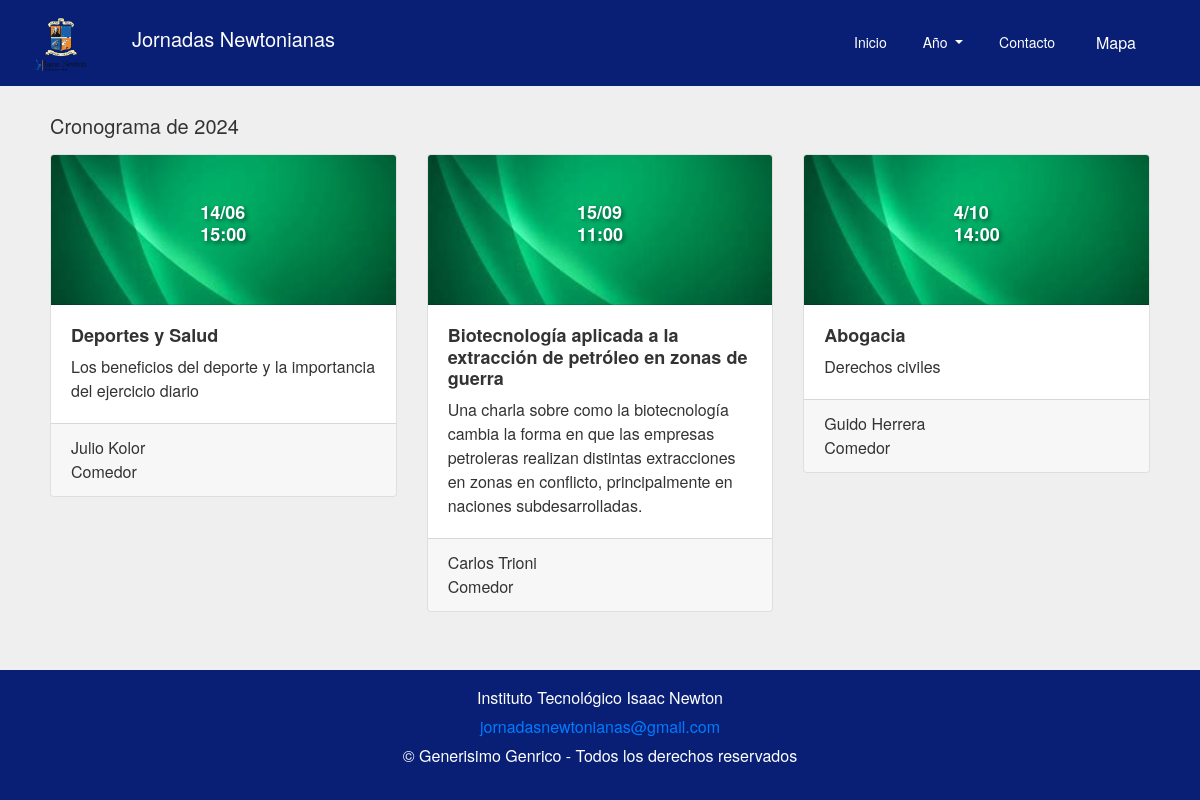
/cronograma.php?año=2024, run on the app's committed database.
### cronograma.php (the view, shortened to what this page needs)
<!DOCTYPE html>
<html lang="en">
<head>
    <link rel="stylesheet" href="https://stackpath.bootstrapcdn.com/bootstrap/4.5.2/css/bootstrap.min.css">
</head>
<body>
<?php
        $servername = "localhost";
        $username = "root";
        $password = "";
        $dbname = "coso";
        $conn = mysqli_connect($servername, $username, $password, $dbname);
        $año = $_GET['año'];
    ?>
<nav class="navbar navbar-expand-lg ">
    <div class="container-fluid">
    <a class="navbar-brand" href="#">
            <img src="rata.png" alt="Logo" style="height: 60px; margin-right: 25px;">
        </a>
        <?php echo "<h1 class='navbar-brand'>Jornadas Newtonianas</h1>"; ?>
        <div class="collapse navbar-collapse" id="navbarNav">
            <ul class="navbar-nav ml-auto">
                <li class="nav-item"><a class="nav-link" href="index.php">Inicio</a></li>
                <li class="nav-item dropdown">
                    <a class="nav-link dropdown-toggle" href="#" id="navbarDropdown" role="button" data-toggle="dropdown" aria-haspopup="true" aria-expanded="false">
                        Año
                    </a>
                </li>
                <li class="nav-item"><a class="nav-link" href="#Contacto">Contacto</a></li>
                <li class="nav-item">
                    <button type="button" class="btn btn-primary btn-map" style="background-color: #081F75; border-color: #081F75;" data-toggle="modal" data-target="#mapModal">
                        Mapa
                    </button>
                </li>
            </ul>
        </div>
    </div>
</nav>
    <div class="container">
    <?php echo "<h1 class='navbar-brand'>Cronograma de ".$año."</h1>"; ?>
        <div class="row">
            <?php
                $sql = "SELECT DISTINCT * FROM `año_jornada` where año=$año order by dia ASC";
                $result = mysqli_query($conn, $sql);
                if (mysqli_num_rows($result) > 0) {
                    while($row = mysqli_fetch_assoc($result)) {
                        echo '<div class="col-md-4">';
                        echo '<div class="card mb-4">';
                        echo '<div class="card-header text-white" style="background-image: url(\'descarga (5).jfif\');">';
                        echo '<h2 class="card-title">' . $row['dia'] . '<br>' . $row['hora'] . '</h2>';
                        echo '</div>';
                        echo '<div class="card-body">';
                        echo '<h3 class="card-title mb-2">' . $row['charla'] . '</h3>';
                        echo '<p class="card-text">' . $row['Descripción'] . '</p>';
                        echo '</div>';
                        echo '<div class="card-footer">';
                        echo '<p class="card-text">' . $row['Titular'] . '<br>' . $row['lugar'] . '</p>';
                        echo '</div>';
                        echo '</div>';
                        echo '</div>';
                    }
                } else {
                    echo "No se encontraron años";
                }
            ?>
        </div>
    </div>
    <footer class= "footer mt-auto py-3 text-white" id="Contacto">
        <div class="container-fluid">
            <ul class="list-unstyled">
                <li>Instituto Tecnológico Isaac Newton</li>
                <li><a href="mailto:jornadasnewtonianas@gmail.com">jornadasnewtonianas@gmail.com</a></li>
                <li>&copy; Generisimo Genrico - Todos los derechos reservados</li>
            </ul>
        </div>
    </footer>
</body>
</html>

### cronograma.php (style rules this page uses)
body { font-family: 'Helvetica Neue', Arial, sans-serif; background-color: #eeee; color: #333; display: flex; flex-direction: column; min-height: 100vh; }
nav { background-color: #081F75; padding: 10px 0; }
nav h1 { color: white; font-size: 24px; }
nav ul { list-style-type: none; padding: 0; }
nav ul li { display: inline; margin-right: 20px; }
nav ul li a { color: white; text-decoration: none; }
.container { flex: 1; padding: 20px; }
.card-header { color: white; background-size: cover; background-position: center; height: 150px; display: flex; align-items: center; justify-content: center; text-shadow: 2px 2px 4px rgba(0, 0, 0, 0.5); }
.card-title { font-size: 18px; font-weight: bold; }
footer { background-color: #081F75; padding: 20px 0; text-align: center; }
footer ul { list-style-type: none; padding: 0; }
footer ul li { margin-bottom: 5px; }
footer a { color: #007bff; text-decoration: none; }
.navbar { padding: 0.5rem 1rem; }
.navbar-brand { font-size: 1.25rem; }
.navbar-nav .nav-item .nav-link { font-size: 0.875rem; }
.btn-map { margin-left: auto; }

### data on the page
año_jornada: dia "14/06", hora "15:00", charla "Deportes y Salud", Descripción "Los beneficios del deporte y la importancia del ejercicio diario", Titular "Julio Kolor", lugar "Comedor"
año_jornada: dia "15/09", hora "11:00", charla "Biotecnología aplicada a la extracción de petróleo en zonas de guerra", Descripción "Una charla sobre como la biotecnología cambia la forma en que las empresas petroleras realizan distintas extracciones en zonas en conflicto, principalmente en naciones subdesarrolladas.", Titular "Carlos Trioni", lugar "Comedor"
año_jornada: dia "4/10", hora "14:00", charla "Abogacia", Descripción "Derechos civiles", Titular "Guido Herrera", lugar "Comedor"

### other printed values
$año "2024"
